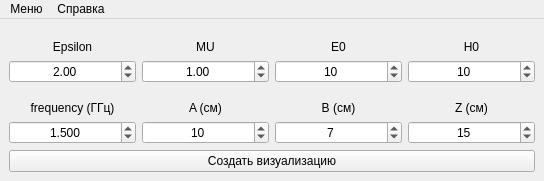
<?xml version="1.0" encoding="UTF-8"?>
<ui version="4.0">
 <class>SettingsWindow</class>
 <widget class="QMainWindow" name="SettingsWindow">
  <property name="geometry">
   <rect>
    <x>0</x>
    <y>0</y>
    <width>544</width>
    <height>181</height>
   </rect>
  </property>
  <property name="sizePolicy">
   <sizepolicy hsizetype="Preferred" vsizetype="Preferred">
    <horstretch>0</horstretch>
    <verstretch>0</verstretch>
   </sizepolicy>
  </property>
  <property name="minimumSize">
   <size>
    <width>390</width>
    <height>0</height>
   </size>
  </property>
  <property name="maximumSize">
   <size>
    <width>550</width>
    <height>220</height>
   </size>
  </property>
  <property name="windowTitle">
   <string>MainWindow</string>
  </property>
  <widget class="QWidget" name="centralwidget">
   <layout class="QGridLayout" name="gridLayout">
    <item row="0" column="0">
     <layout class="QVBoxLayout" name="verticalLayout_10">
      <item>
       <layout class="QVBoxLayout" name="verticalLayout_9">
        <item>
         <layout class="QHBoxLayout" name="horizontalLayout">
          <item>
           <layout class="QVBoxLayout" name="verticalLayout">
            <item>
             <spacer name="verticalSpacer_2">
              <property name="orientation">
               <enum>Qt::Vertical</enum>
              </property>
              <property name="sizeHint" stdset="0">
               <size>
                <width>20</width>
                <height>40</height>
               </size>
              </property>
             </spacer>
            </item>
            <item>
             <widget class="QLabel" name="label">
              <property name="font">
               <font>
                <weight>50</weight>
                <bold>false</bold>
               </font>
              </property>
              <property name="text">
               <string>Epsilon</string>
              </property>
              <property name="alignment">
               <set>Qt::AlignCenter</set>
              </property>
             </widget>
            </item>
            <item>
             <widget class="QDoubleSpinBox" name="SpinBoxEPS">
              <property name="alignment">
               <set>Qt::AlignCenter</set>
              </property>
              <property name="decimals">
               <number>2</number>
              </property>
              <property name="singleStep">
               <double>0.010000000000000</double>
              </property>
              <property name="value">
               <double>2.000000000000000</double>
              </property>
             </widget>
            </item>
           </layout>
          </item>
          <item>
           <layout class="QVBoxLayout" name="verticalLayout_2">
            <item>
             <spacer name="verticalSpacer_3">
              <property name="orientation">
               <enum>Qt::Vertical</enum>
              </property>
              <property name="sizeHint" stdset="0">
               <size>
                <width>20</width>
                <height>40</height>
               </size>
              </property>
             </spacer>
            </item>
            <item>
             <widget class="QLabel" name="label_2">
              <property name="font">
               <font>
                <weight>50</weight>
                <bold>false</bold>
               </font>
              </property>
              <property name="text">
               <string>MU</string>
              </property>
              <property name="alignment">
               <set>Qt::AlignCenter</set>
              </property>
             </widget>
            </item>
            <item>
             <widget class="QDoubleSpinBox" name="SpinBoxMU">
              <property name="alignment">
               <set>Qt::AlignCenter</set>
              </property>
              <property name="singleStep">
               <double>0.010000000000000</double>
              </property>
              <property name="value">
               <double>1.000000000000000</double>
              </property>
             </widget>
            </item>
           </layout>
          </item>
          <item>
           <layout class="QVBoxLayout" name="verticalLayout_3">
            <item>
             <spacer name="verticalSpacer_4">
              <property name="orientation">
               <enum>Qt::Vertical</enum>
              </property>
              <property name="sizeHint" stdset="0">
               <size>
                <width>20</width>
                <height>40</height>
               </size>
              </property>
             </spacer>
            </item>
            <item>
             <widget class="QLabel" name="label_3">
              <property name="font">
               <font>
                <weight>50</weight>
                <bold>false</bold>
               </font>
              </property>
              <property name="text">
               <string>E0</string>
              </property>
              <property name="alignment">
               <set>Qt::AlignCenter</set>
              </property>
             </widget>
            </item>
            <item>
             <widget class="QDoubleSpinBox" name="SpinBoxE0">
              <property name="alignment">
               <set>Qt::AlignCenter</set>
              </property>
              <property name="decimals">
               <number>0</number>
              </property>
              <property name="value">
               <double>10.000000000000000</double>
              </property>
             </widget>
            </item>
           </layout>
          </item>
          <item>
           <layout class="QVBoxLayout" name="verticalLayout_4">
            <item>
             <spacer name="verticalSpacer_5">
              <property name="orientation">
               <enum>Qt::Vertical</enum>
              </property>
              <property name="sizeHint" stdset="0">
               <size>
                <width>20</width>
                <height>40</height>
               </size>
              </property>
             </spacer>
            </item>
            <item>
             <widget class="QLabel" name="label_8">
              <property name="font">
               <font>
                <weight>50</weight>
                <bold>false</bold>
               </font>
              </property>
              <property name="text">
               <string>H0</string>
              </property>
              <property name="alignment">
               <set>Qt::AlignCenter</set>
              </property>
             </widget>
            </item>
            <item>
             <widget class="QDoubleSpinBox" name="SpinBoxH0">
              <property name="alignment">
               <set>Qt::AlignCenter</set>
              </property>
              <property name="decimals">
               <number>0</number>
              </property>
              <property name="value">
               <double>10.000000000000000</double>
              </property>
             </widget>
            </item>
           </layout>
          </item>
         </layout>
        </item>
        <item>
         <layout class="QHBoxLayout" name="horizontalLayout_2">
          <item>
           <layout class="QVBoxLayout" name="verticalLayout_5">
            <item>
             <spacer name="verticalSpacer">
              <property name="orientation">
               <enum>Qt::Vertical</enum>
              </property>
              <property name="sizeHint" stdset="0">
               <size>
                <width>20</width>
                <height>40</height>
               </size>
              </property>
             </spacer>
            </item>
            <item>
             <widget class="QLabel" name="label_5">
              <property name="font">
               <font>
                <weight>50</weight>
                <bold>false</bold>
               </font>
              </property>
              <property name="text">
               <string>frequency (ГГц)</string>
              </property>
              <property name="alignment">
               <set>Qt::AlignCenter</set>
              </property>
             </widget>
            </item>
            <item>
             <widget class="QDoubleSpinBox" name="SpinBoxFREQ">
              <property name="alignment">
               <set>Qt::AlignCenter</set>
              </property>
              <property name="decimals">
               <number>3</number>
              </property>
              <property name="singleStep">
               <double>0.050000000000000</double>
              </property>
              <property name="value">
               <double>1.500000000000000</double>
              </property>
             </widget>
            </item>
           </layout>
          </item>
          <item>
           <layout class="QVBoxLayout" name="verticalLayout_6">
            <item>
             <spacer name="verticalSpacer_6">
              <property name="orientation">
               <enum>Qt::Vertical</enum>
              </property>
              <property name="sizeHint" stdset="0">
               <size>
                <width>20</width>
                <height>40</height>
               </size>
              </property>
             </spacer>
            </item>
            <item>
             <widget class="QLabel" name="label_6">
              <property name="font">
               <font>
                <weight>50</weight>
                <bold>false</bold>
               </font>
              </property>
              <property name="text">
               <string>A (см)</string>
              </property>
              <property name="alignment">
               <set>Qt::AlignCenter</set>
              </property>
             </widget>
            </item>
            <item>
             <widget class="QDoubleSpinBox" name="SpinBoxA">
              <property name="alignment">
               <set>Qt::AlignCenter</set>
              </property>
              <property name="decimals">
               <number>0</number>
              </property>
              <property name="value">
               <double>10.000000000000000</double>
              </property>
             </widget>
            </item>
           </layout>
          </item>
          <item>
           <layout class="QVBoxLayout" name="verticalLayout_7">
            <item>
             <spacer name="verticalSpacer_7">
              <property name="orientation">
               <enum>Qt::Vertical</enum>
              </property>
              <property name="sizeHint" stdset="0">
               <size>
                <width>20</width>
                <height>40</height>
               </size>
              </property>
             </spacer>
            </item>
            <item>
             <widget class="QLabel" name="label_4">
              <property name="font">
               <font>
                <weight>50</weight>
                <bold>false</bold>
               </font>
              </property>
              <property name="text">
               <string>B (см)</string>
              </property>
              <property name="alignment">
               <set>Qt::AlignCenter</set>
              </property>
             </widget>
            </item>
            <item>
             <widget class="QDoubleSpinBox" name="SpinBoxB">
              <property name="alignment">
               <set>Qt::AlignCenter</set>
              </property>
              <property name="decimals">
               <number>0</number>
              </property>
              <property name="value">
               <double>7.000000000000000</double>
              </property>
             </widget>
            </item>
           </layout>
          </item>
          <item>
           <layout class="QVBoxLayout" name="verticalLayout_8">
            <item>
             <spacer name="verticalSpacer_8">
              <property name="orientation">
               <enum>Qt::Vertical</enum>
              </property>
              <property name="sizeHint" stdset="0">
               <size>
                <width>20</width>
                <height>40</height>
               </size>
              </property>
             </spacer>
            </item>
            <item>
             <widget class="QLabel" name="label_7">
              <property name="font">
               <font>
                <weight>50</weight>
                <bold>false</bold>
               </font>
              </property>
              <property name="text">
               <string>Z (см)</string>
              </property>
              <property name="alignment">
               <set>Qt::AlignCenter</set>
              </property>
             </widget>
            </item>
            <item>
             <widget class="QDoubleSpinBox" name="SpinBoxZ">
              <property name="alignment">
               <set>Qt::AlignCenter</set>
              </property>
              <property name="decimals">
               <number>0</number>
              </property>
              <property name="value">
               <double>15.000000000000000</double>
              </property>
             </widget>
            </item>
           </layout>
          </item>
         </layout>
        </item>
       </layout>
      </item>
     </layout>
    </item>
    <item row="1" column="0">
     <widget class="QPushButton" name="BtnVizual">
      <property name="text">
       <string>Создать визуализацию</string>
      </property>
     </widget>
    </item>
   </layout>
  </widget>
  <widget class="QMenuBar" name="menubar">
   <property name="geometry">
    <rect>
     <x>0</x>
     <y>0</y>
     <width>544</width>
     <height>21</height>
    </rect>
   </property>
   <widget class="QMenu" name="menuMenu">
    <property name="title">
     <string>Меню</string>
    </property>
    <addaction name="actionExit"/>
   </widget>
   <widget class="QMenu" name="menuAbout">
    <property name="title">
     <string>Справка</string>
    </property>
    <addaction name="actionAbout"/>
   </widget>
   <addaction name="menuMenu"/>
   <addaction name="menuAbout"/>
  </widget>
  <action name="actionExit">
   <property name="text">
    <string>Exit</string>
   </property>
  </action>
  <action name="actionAbout">
   <property name="text">
    <string>О приложении</string>
   </property>
  </action>
 </widget>
 <resources/>
 <connections/>
</ui>
